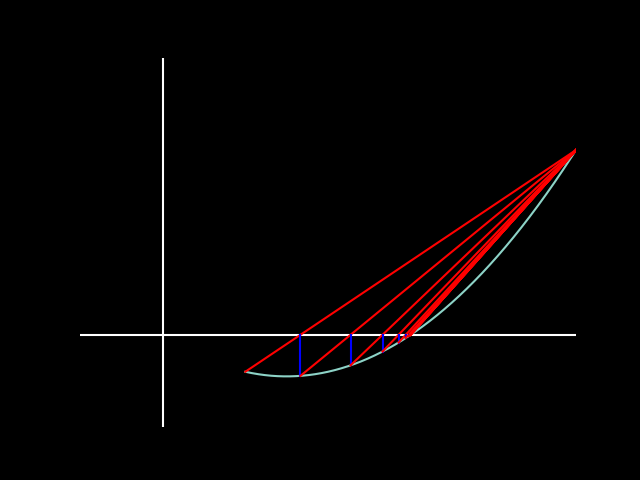

Write the Python code that produced this figure.
#regula-falsi method
from numpy import *
import matplotlib.pyplot as plt
plt.style.use('dark_background')
def f(x):
    return x**2-3*x
exct=log(7/3)/(log(27/25))
a=1
b=5
p=b-((b-a)*f(b))/(f(b)-f(a))
tol=10**-4
d=linspace(1,5,1000)
e=array(f(d))
plt.xlim(-1,5)
plt.ylim(-5,15)
plt.plot([-1,5],[0,0],color='white')
plt.plot([0,0],[-5,15],color='white')
plt.axis('off')
plt.plot(d,e)
fl=open('regula-falsi','w')
while abs(f(p))>tol:
    plt.plot([a,b],[f(a),f(b)],color='red')
    plt.plot([p,p],[0,f(p)],color='blue')
    fl.write('%10.7f    %10.7f    %10.7f    %10.7f\n'%(a,b,p,f(p)))
    if f(p)*f(a)>0:
        a=p
    else:
        b=p
    p=b-((b-a)*f(b))/(f(b)-f(a))
plt.savefig('regula-falsi.png')
plt.show()    
fl.close()











